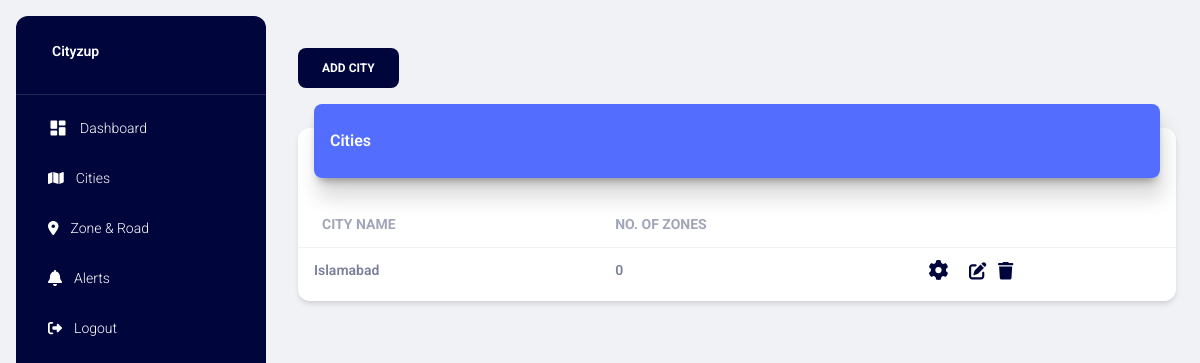
The page /cities/ (signed in) on the database as committed earlier.
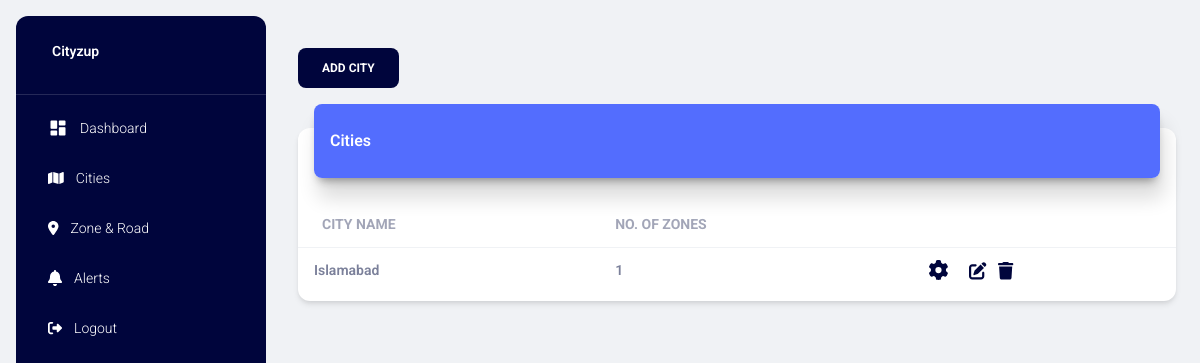
The same page on the database as committed later.
### project/models.py (models this page shows)
class Guide(db.Model):
    g_id = db.Column(db.Integer, primary_key=True)
    g_title = db.Column(db.String(255), nullable=False)
    g_coins_for_first_alert = db.Column(db.Integer, nullable=False)
    g_coins_for_confirm_alert = db.Column(db.Integer, nullable=False)
    g_coins_for_close_alert = db.Column(db.Integer, nullable=False)

### project/main.py (the view)
@main.route("/cities/")
@login_required
def cities():
    cities = db.session.query(
        Guide.g_id,
        Guide.g_title,
        db.func.count(Zone.z_id).label('point_count'),
        Guide.g_coins_for_first_alert,
        Guide.g_coins_for_confirm_alert,
        Guide.g_coins_for_close_alert
    ) \
        .outerjoin(Zone, Zone.g_id == Guide.g_id) \
        .group_by(Guide.g_id, Guide.g_coins_for_first_alert,  Guide.g_coins_for_confirm_alert,
                  Guide.g_coins_for_close_alert) \
        .order_by(Guide.g_id.desc()) \
        .all()
    title = 'Cities'
    page_title = 'Cities'
    return render_template('cities.html', cities=cities, page_title=page_title, title=title)

### project/models.py (called while the page is built)
@login_manager.user_loader
def load_user(user_id):
    return User.query.get(int(user_id))

### project/templates/cities.html (shortened to what this page needs)
{% extends "layout.html" %} {% block title %} {% endblock %} {% block content %}
<div class="container-fluid py-4">
    <div class="row">
        <div class="col-sm-12">
            <button class="btn btn-primary" data-bs-toggle="modal" data-bs-target="#modalAddGuide">Add City</button>
        </div>
    </div>
    <div class="row">
        <div class="col-12">
            <div class="card my-4">
                <div class="card-header p-0 position-relative mt-n4 mx-3 z-index-2">
                    <div class="bg-gradient-primary shadow-primary border-radius-lg pt-4 pb-3">
                        <h6 class="text-white text-capitalize ps-3">Cities</h6>
                    </div>
                </div>
                <div class="card-body px-0 pb-2">
                    <div class="table-responsive p-0">
                        {% if cities|length > 0 %}
                            <table class="table align-items-center mb-0">
                                <thead>
                                    <tr>
                                        <th class="text-uppercase text-secondary text-sm font-weight-bolder opacity-7">
                                            City Name
                                        </th>
                                        <th class="text-uppercase text-secondary text-sm font-weight-bolder opacity-7 ps-2">
                                            No. of Zones
                                        </th>
                                        <th class="text-secondary opacity-7"></th>
                                    </tr>
                                </thead>
                                <tbody>
                                    {% for city in cities %}
                                        <tr>
                                            <td>
                                                <div class="d-flex px-2 py-1">
                                                    <div class="d-flex flex-column justify-content-center">
                                                        <p class="text-sm font-weight-bold mb-0">{{ city.g_title }}</p>
                                                    </div>
                                                </div>
                                            </td>
                                            <td>
                                                <p class="text-sm font-weight-bold mb-0">{{ city.point_count }}</p>
                                            </td>
                                            <td class="align-middle">
                                                <a href="#" data-gid="{{ city.g_id }}"
                                                data-firstcoin="{{city.g_coins_for_first_alert}}"
                                                data-confirmcoin="{{city.g_coins_for_confirm_alert}}"
                                                data-closecoin="{{city.g_coins_for_close_alert}}"
                                                data-bs-toggle="modal" data-bs-target="#modalCitySettings" class="openModalCitySettings">
                                                    <i class="fa-solid fa-gear fa-lg icon-dark"></i>
                                                </a>
                                                <a href="#" data-gid="{{ city.g_id }}" data-gtitle="{{ city.g_title }}" class="text-secondary font-weight-bold text-sm openEditModalGuide" data-toggle="tooltip" data-original-title="Edit" data-bs-toggle="modal" data-bs-target="#modalEditGuide">
                                                    <i class="fa-solid fa-pen-to-square fa-lg icon-dark "></i>
                                                </a>
                                                <a href="#" data-gid="{{ city.g_id }}" class="text-secondary font-weight-bold text-sm deleteGuideBtn" data-toggle="tooltip" data-original-title="Delete">
                                                    <i class="fa-solid fa-trash fa-lg icon-dark"></i>
                                                </a>
                                            </td>
                                        </tr>
                                    {% endfor %}
                                </tbody>
                            </table>
                        {% else %}
                            <h4 class="text-center">There are currently no data available.</h4>
                        {% endif %}
                    </div>
                </div>
            </div>
        </div>
    </div>
</div>
{% endblock %}

### project/templates/layout.html (shortened to what this page needs)
<!DOCTYPE html>
<html lang="en">
<head>
  <link href="{{url_for('static',filename='css/nucleo-icons.css')}}" rel="stylesheet" />
  <link href="{{url_for('static',filename='css/nucleo-svg.css')}}" rel="stylesheet" />
  <link rel="stylesheet" href="{{url_for('static',filename='fontawesome-free-6.3.0-web/css/all.min.css')}}">
  <link id="pagestyle" href="{{url_for('static',filename='css/material-dashboard.css')}}" rel="stylesheet" />
  <link rel="stylesheet" href="{{url_for('static',filename='css/styles.css')}}">
</head>
<body class="g-sidenav-show  bg-gray-200">
  <aside
    class="sidenav navbar navbar-vertical navbar-expand-xs border-0 border-radius-xl my-3 fixed-start ms-3   bg-gradient-dark"
    id="sidenav-main">
    <div class="sidenav-header">
      <a class="navbar-brand m-0" href="">
        <span class="ms-1 font-weight-bold text-white">Cityzup</span>
      </a>
    </div>
    <hr class="horizontal light mt-0 mb-2">
    <div class="collapse navbar-collapse  w-auto  max-height-vh-100" id="sidenav-collapse-main">
      <ul class="navbar-nav">
        <li class="nav-item">
          <a class="nav-link text-white" href="{{ url_for('main.home') }}">
            <div class="text-white text-center me-2 d-flex align-items-center justify-content-center">
              <i class="material-icons opacity-10">dashboard</i>
            </div>
            <span class="nav-link-text ms-1">Dashboard</span>
          </a>
        </li>
        <li class="nav-item">
          <a class="nav-link text-white " href="{{ url_for('main.cities') }}">
            <div class="text-white text-center me-2 d-flex align-items-center justify-content-center">
            </div>
            <span class="nav-link-text ms-1">Cities</span>
          </a>
        </li>
        <li class="nav-item">
          <a class="nav-link text-white" href="{{url_for('main.zones_and_roads')}}">
            <div class="text-white text-center me-2 d-flex align-items-center justify-content-center">
            </div>
            <span class="nav-link-text ms-1">Zone & Road</span>
          </a>
        </li>
        <li class="nav-item">
          <a class="nav-link text-white" href="{{url_for('main.get_alerts_with_user_info')}}">
            <div class="text-white text-center me-2 d-flex align-items-center justify-content-center">
            </div>
            <span class="nav-link-text ms-1">Alerts</span>
          </a>
        </li>
        <li class="nav-item">
          <a class="nav-link text-white " href="{{url_for('auth.logout')}}">
            <div class="text-white text-center me-2 d-flex align-items-center justify-content-center">
            </div>
            <span class="nav-link-text ms-1">Logout</span>
          </a>
        </li>
      </ul>
    </div>
  </aside>
  <main class="main-content position-relative max-height-vh-100 h-100 border-radius-lg ">
    <nav class="navbar navbar-main navbar-expand-lg px-0 mx-4 shadow-none border-radius-xl" id="navbarBlur"
      navbar-scroll="true">
      <div class="container-fluid py-1 px-3">
      </div>
    </nav>
    <div class="">
      {% block content %}{% endblock %}
    </div>
  </main>
</body>
</html>

### project/static/css/styles.css (style rules this page uses)
.bg-gradient-primary { background-image: linear-gradient(195deg, #536dfe 0%, #536dfe 100%); }
.bg-gradient-dark { background-image: linear-gradient(195deg, #00053c 0%, #00053c 100%); }
.btn-primary { background-color: #00053c !important; box-shadow: none; border: none; }
.shadow-primary { box-shadow: 4px 20px 20px rgba(0, 0, 0, 0.14), 0px 7px 10px -5px rgba(0, 0, 0, 0.4) !important }
.icon-dark { color: #00053c; }

### project/templates/layout.html (style rules this page uses)
svg { fill: #f9fafd }
svg { fill: #ffffff }

Rows that differ between the two databases and show on the page:
changed Guide "Islamabad": point_count "0" → "1"
